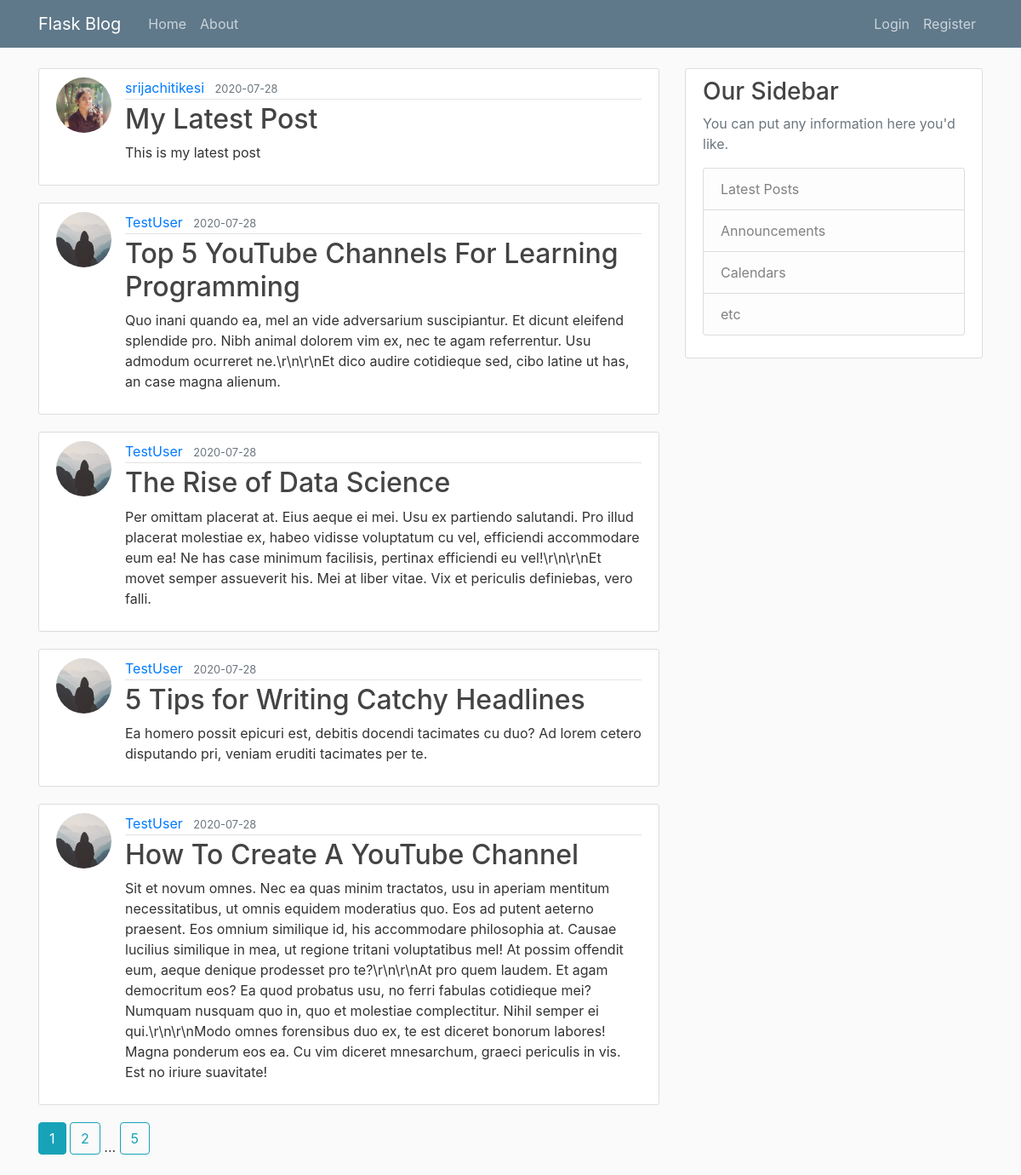
The page /home on the database its author committed.
### flaskblog/models.py (models this page shows, shortened)
class Post(db.Model):
    id = db.Column(db.Integer,primary_key=True)
    title = db.Column(db.String(100),nullable=False)
    date_posted = db.Column(db.DateTime,nullable=False,default=datetime.utcnow)
    content = db.Column(db.Text,nullable=False)
    user_id = db.Column(db.Integer,db.ForeignKey('user.id'),nullable=False)

class User(db.Model, UserMixin):
    id = db.Column(db.Integer,primary_key=True)
    username = db.Column(db.String(20), unique=True, nullable=False)
    email = db.Column(db.String(120), unique=True, nullable=False)
    image_file = db.Column(db.String(20),nullable=False, default='default.jpg')
    password = db.Column(db.String(60),nullable=False)
    posts= db.relationship('Post',backref='author',lazy=True)

### flaskblog/main/routes.py (the view)
@main.route("/")
@main.route("/home")
def home():
    page=request.args.get('page',1,type=int)
    posts= Post.query.order_by(Post.date_posted.desc()).paginate(page=page,per_page=5)
    return render_template('home.html',posts=posts)

### flaskblog/templates/home.html
{% extends "layout.html" %}
{% block content %}
    {% for post in posts.items %}
        <article class="media content-section">
          <img class="rounded-circle article-img" src="{{ url_for('static',filename='profile_pics/' + post.author.image_file) }}">
          <div class="media-body">
            <div class="article-metadata">
              <a class="mr-2" href="{{ url_for('users.user_posts', username=post.author.username) }}">{{ post.author.username }}</a>
              <small class="text-muted">{{ post.date_posted.strftime('%Y-%m-%d') }}</small>
            </div>
            <h2><a class="article-title" href="{{ url_for('posts.post',post_id=post.id) }}">{{ post.title }}</a></h2>
            <p class="article-content">{{ post.content }}</p>
          </div>
        </article>
    {% endfor %}
    {% for page_num in posts.iter_pages(left_edge=1, right_edge=1, left_current=1, right_current=2) %}
      {% if page_num %}
        {% if posts.page == page_num %}
          <a class="btn btn-info mb-4" href="{{ url_for('main.home',page=page_num )}}">{{ page_num }}</a>
        {% else %}
          <a class="btn btn-outline-info mb-4" href="{{ url_for('main.home',page=page_num )}}">{{ page_num }}</a>
        {% endif %}
      {% else %}
        ...
      {% endif %}
    {% endfor %}
{% endblock content %}

### flaskblog/templates/layout.html (shortened to what this page needs)
<!DOCTYPE html>
<html>
<head>
    <link rel="stylesheet" href="https://stackpath.bootstrapcdn.com/bootstrap/4.1.3/css/bootstrap.min.css">
    <link rel="stylesheet" type="text/css" href="{{ url_for('static', filename='main.css')}}">
</head>
<body>
    <header class="site-header">
        <nav class="navbar navbar-expand-md navbar-dark bg-steel fixed-top">
          <div class="container">
            <a class="navbar-brand mr-4" href="/">Flask Blog</a>
            <div class="collapse navbar-collapse" id="navbarToggle">
              <div class="navbar-nav mr-auto">
                <a class="nav-item nav-link" href="{{ url_for('main.home') }}">Home</a>
                <a class="nav-item nav-link" href="{{ url_for('main.about') }}">About</a>
              </div>
              <div class="navbar-nav">
                {% if current_user.is_authenticated %}
                <a class="nav-item nav-link" href="{{ url_for('posts.new_post') }}">New Post</a>
                <a class="nav-item nav-link" href="{{ url_for('users.account') }}">Account</a>
                <a class="nav-item nav-link" href="{{ url_for('users.logout') }}">Logout</a>
                {% else %}
                  <a class="nav-item nav-link" href="{{ url_for('users.login') }}">Login</a>
                  <a class="nav-item nav-link" href="{{ url_for('users.register') }}">Register</a>
                {% endif %}
              </div>
            </div>
          </div>
        </nav>
      </header>
      <main role="main" class="container">
        <div class="row">
          <div class="col-md-8">
            {% block content %}{% endblock %}
          </div>
          <div class="col-md-4">
            <div class="content-section">
              <h3>Our Sidebar</h3>
              <p class='text-muted'>You can put any information here you'd like.
                <ul class="list-group">
                  <li class="list-group-item list-group-item-light">Latest Posts</li>
                  <li class="list-group-item list-group-item-light">Announcements</li>
                  <li class="list-group-item list-group-item-light">Calendars</li>
                  <li class="list-group-item list-group-item-light">etc</li>
                </ul>
              </p>
            </div>
          </div>
        </div>
      </main>
</body>
</html>

### flaskblog/static/main.css (style rules this page uses)
body { background: #fafafa; color: #333333; margin-top: 5rem; }
h1, h2, h3, h4, h5, h6 { color: #444444; }
.bg-steel { background-color: #5f788a; }
.site-header .navbar-nav .nav-link { color: #cbd5db; }
.content-section { background: #ffffff; padding: 10px 20px; border: 1px solid #dddddd; border-radius: 3px; margin-bottom: 20px; }
.article-title { color: #444444; }
.article-content { white-space: pre-line; }
.article-img { height: 65px; width: 65px; margin-right: 16px; }
.article-metadata { padding-bottom: 1px; margin-bottom: 4px; border-bottom: 1px solid #e3e3e3 }

### rows shown on the page
Post: image_file (picture), author.username "srijachitikesi", date_posted "2020-07-28", title "My Latest Post", content "This is my latest post"
Post: image_file (placeholder picture), author.username "TestUser", date_posted "2020-07-28", title "Top 5 YouTube Channels For Learning Programming", content "Quo inani quando ea, mel an vide adversarium suscipiantur. Et dicunt eleifend splendide pro. Nibh animal dolorem vim ex, nec te agam referrentur. Usu admodum ocurreret ne.\\r\\n\\r\\nEt dico audire cotidieque sed, cibo latine ut has, an case magna alienum."
Post: image_file (placeholder picture), author.username "TestUser", date_posted "2020-07-28", title "The Rise of Data Science", content "Per omittam placerat at. Eius aeque ei mei. Usu ex partiendo salutandi. Pro illud placerat molestiae ex, habeo vidisse voluptatum cu vel, efficiendi accommodare eum ea! Ne has case minimum facilisis, pertinax efficiendi eu vel!\\r\\n\\r\\nEt movet semper assueverit his. Mei at liber vitae. Vix et periculis definiebas, vero falli."
Post: image_file (placeholder picture), author.username "TestUser", date_posted "2020-07-28", title "5 Tips for Writing Catchy Headlines", content "Ea homero possit epicuri est, debitis docendi tacimates cu duo? Ad lorem cetero disputando pri, veniam eruditi tacimates per te."
Post: image_file (placeholder picture), author.username "TestUser", date_posted "2020-07-28", title "How To Create A YouTube Channel", content "Sit et novum omnes. Nec ea quas minim tractatos, usu in aperiam mentitum necessitatibus, ut omnis equidem moderatius quo. Eos ad putent aeterno praesent. Eos omnium similique id, his accommodare philosophia at. Causae lucilius similique in mea, ut regione tritani voluptatibus mel! At possim offendit eum, aeque denique prodesset pro te?\\r\\n\\r\\nAt pro quem laudem. Et agam democritum eos? Ea quod probatus usu, no ferri fabulas cotidieque mei? Numquam nusquam quo in, quo et molestiae complectitur. Nihil semper ei qui.\\r\\n\\r\\nModo omnes forensibus duo ex, te est diceret bonorum labores! Magna ponderum eos ea. Cu vim diceret mnesarchum, graeci periculis in vis. Est no iriure suavitate!"

### other values the page prints
{{ page_num }} "1"
{{ page_num }} "2" "5"
